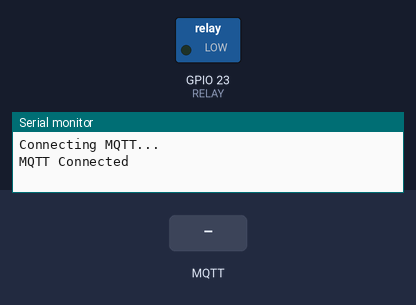
This sketch was run on a simulated ESP32. On the bench: switched loads named in the sketch (green lamp = pin HIGH), the last lines printed to the serial monitor. Inputs (shaded band) come from the test bench. No MQTT or app messages arrive unless stated.

Above: at 1.2 s.
1.3 s: MQTT message "ON" arrives on the first subscribed topic
At 2.4 s:
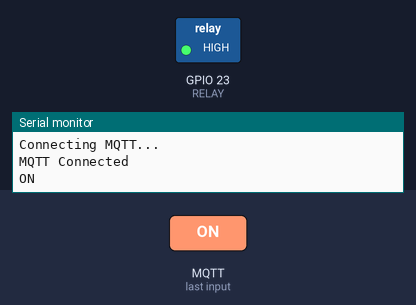
2.8 s: MQTT message "OFF" arrives on the first subscribed topic
At 3.6 s:
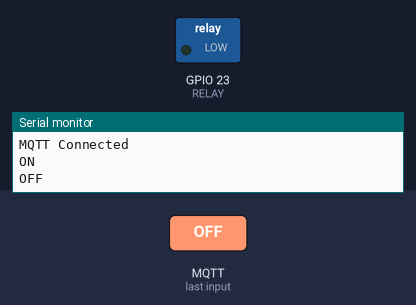
Timing chart, 0 to 5.8 s (numbered marks = the images above; inputs shaded):
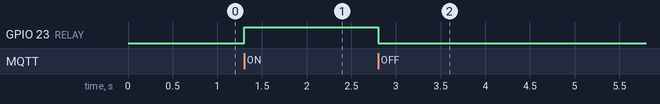

Measured:
- after the input at 1.3 s, GPIO 23 (RELAY): LOW → HIGH at once
- after the input at 2.8 s, GPIO 23 (RELAY): HIGH → LOW at once

The sketch:

Esp32_Gsm_MQTT_Example.ino
```cpp
/************************************************************
   ESP32 + SIM800L + MQTT Example
   Broker : broker.hivemq.com
   Topic  : home/relay

   Payload:
   ON  -> Relay ON
   OFF -> Relay OFF
************************************************************/

// ---------- Select GSM Module ----------
#define TINY_GSM_MODEM_SIM800

// ---------- Libraries ----------
#include <TinyGsmClient.h>   // SIM800L communication
#include <PubSubClient.h>    // MQTT Library

// ---------- UART1 for SIM800 ----------
HardwareSerial SerialAT(1);

// ---------- Create Objects ----------
TinyGsm modem(SerialAT);          // SIM800 Modem Object
TinyGsmClient gsmClient(modem);   // Internet Client using SIM800
PubSubClient mqtt(gsmClient);     // MQTT Client

// ---------- APN Settings ----------
const char apn[]  = "airtelgprs.com";   // SIM APN
const char user[] = "";                 // APN Username
const char pass[] = "";                 // APN Password

// ---------- MQTT Broker ----------
const char* broker = "broker.hivemq.com"; // MQTT Server Address
const int port = 1883;                   // MQTT Port (Non SSL)

// ---------- Relay Pin ----------
#define RELAY 23

//============================================================
// Callback Function
// Broker se jab bhi koi message aayega,
// ye function automatically call hoga.
//============================================================
void callback(char* topic, byte* payload, unsigned int length)
{
  String msg = "";

  // Payload ko Byte Array se String me Convert karo
  for (int i = 0; i < length; i++)
    msg += (char)payload[i];

  // Serial Monitor par Print karo
  Serial.println(msg);

  // Relay ON
  if (msg == "ON")
  {
    digitalWrite(RELAY, HIGH);
  }
  // Relay OFF
  if (msg == "OFF")
  {
    digitalWrite(RELAY, LOW);
  }
}

//============================================================
// MQTT Connect Function
// Agar MQTT Disconnect ho jaye
// to dubara Connect karega
//============================================================
void mqttConnect()
{
  // Jab tak MQTT Connect na ho
  while (!mqtt.connected())
  {
    Serial.println("Connecting MQTT...");

    // Client ID = ESP32_SIM800
    if (mqtt.connect("ESP32_SIM800"))
    {
      Serial.println("MQTT Connected");

      // Topic Subscribe
      mqtt.subscribe("home/relay");
    }
    else
    {
      Serial.println("Retry After 3 Seconds");
      delay(3000);
    }
  }
}

//============================================================
// Setup
// Sirf ek baar chalta hai
//============================================================
void setup()
{
  // Serial Monitor Start
  Serial.begin(115200);

  // Relay Pin Output
  pinMode(RELAY, OUTPUT);

  // SIM800 UART Start
  // RX = GPIO16
  // TX = GPIO17
  SerialAT.begin(9600, SERIAL_8N1, 16, 17);

  // Restart SIM800
  modem.restart();

  // GSM Network ka Wait
  modem.waitForNetwork();

  // Internet (GPRS) Connect
  modem.gprsConnect(apn, user, pass);

  // MQTT Broker Address & Port
  mqtt.setServer(broker, port);

  // Callback Register
  mqtt.setCallback(callback);
}

//============================================================
// Loop
// Baar Baar Chalta Hai
//============================================================
void loop()
{
  // Agar MQTT Disconnect ho gaya
  if (!mqtt.connected())
      mqttConnect();

  // MQTT Messages Receive Karega
  // Aur Keep Alive Packet Send Karega
  mqtt.loop();
}
```
